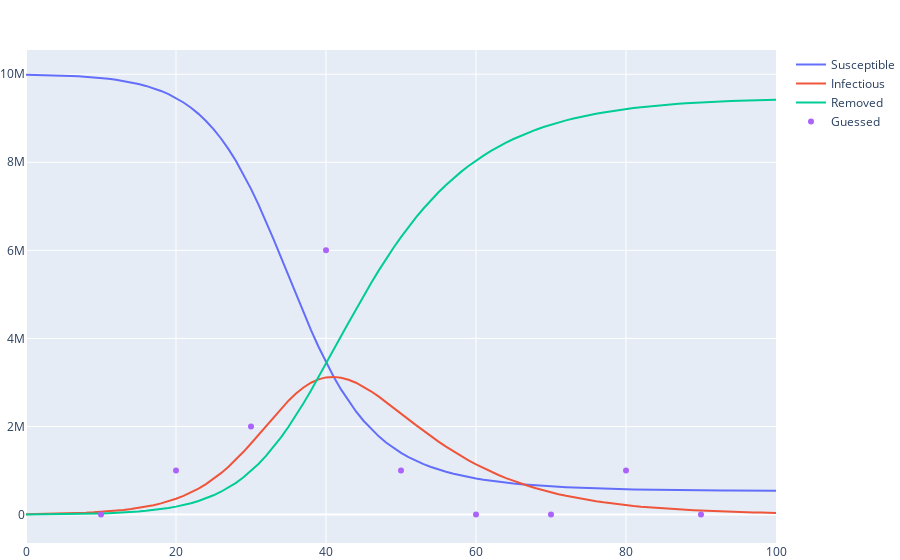

Here is the notebook cell this chart was saved with:
### Code cell
a = SIR_Model(3, 1, 0.1)
a.inhabit(1e7-1e4, 1e4, 0)

T = 100
a.epidemic(T)

np.random.seed(0)
b_design = np.arange(T//10, T, T//10)
export = 10*np.ones_like(b_design)
positive = np.array(list(a.sample(b_design, export, poisson)))

fig = a.plot()
fig.add_scatter(x=b_design, y=positive/export*a.N, mode="markers", name="Guessed", hovertemplate="%{y}")
